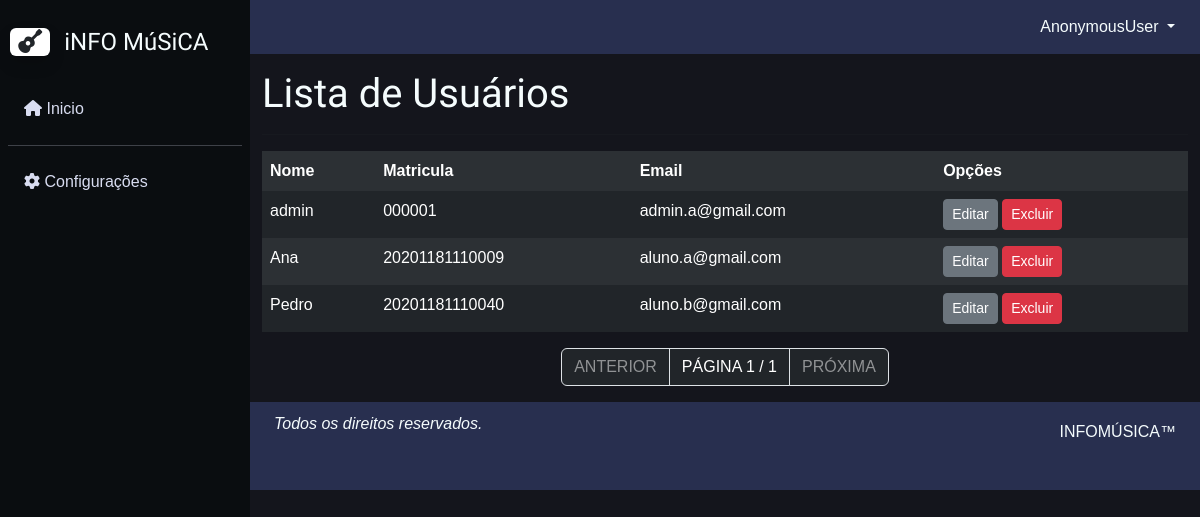
/listar-usuario/, run on the app's committed database.
### reserva/models.py (models this page shows, shortened)
class Perfil(models.Model):
    user = models.OneToOneField(User, on_delete=models.CASCADE)
    matricula = models.CharField(max_length=14)

### reserva/views.py (the view)
# urls.py: path('listar-usuario/', UsuarioList.as_view(), name = 'listar-usuario'),
class UsuarioList(GroupRequiredMixin, ListView):
    group_required = [u'Admin']
    login_url = reverse_lazy('login')
    model = Perfil
    template_name = 'lista/usuario.html'
    content_object_name = 'object_list'
    paginate_by = 7

### reserva/templates/lista/usuario.html (shortened to what this page needs)
{% extends 'modelo.html' %}
{% load static %}
{% block conteudo %}
<div class="container my-3">
    <h1>Lista de Usuários</h1>
    <hr>
    <div class="table-responsive">
        <table class="table table-striped table-dark table-hover table-borderless">
            <tr>
                <th>Nome</th>
                <th>Matricula</th>
                <th>Email</th>
                <th>Opções</th>
            </tr>
            {% for perfil in object_list %}
            <tr>
                <td>{{ perfil.user }}</td>
                <td>{{ perfil.matricula }}</td>
                <td>{{ perfil.user.email }}</td>
                <td>
                    <a
                        href="{% url 'editar-usuario' perfil.pk %}"
                        class="btn btn-secondary btn-sm"
                        title="Editar"> Editar</a>
                    <a
                        href="{% url 'excluir-usuario' perfil.pk %}"
                        class="btn btn-danger btn-sm"
                        title="Excluir"> Excluir</a>
                </td>
            </tr>
            {% empty %}
            <tr>
                <td colspan="3"> Não há Solicitações.</td>
            </tr>
            {% endfor %}
        </table>
    </div>
     <nav aria-label="Page navigation example">
        <ul class="pagination justify-content-center">
            {% if page_obj.has_previous %}
            <li class="page-item">
                <a class="page-link text-white bg-dark" href="?page={{ page_obj.previous_page_number }}">ANTERIOR</a>
            {%else%}
            <li class="page-item disabled">
                <a class="page-link text-white-50 bg-dark" href="#">ANTERIOR</a>
            {%endif%}
            </li>
          <li class="page-item disabled">
            <div class="page-link current text-white bg-dark">
                PÁGINA {{ page_obj.number }} / {{ page_obj.paginator.num_pages }}</div></li>
            {% if page_obj.has_next %}
            <li class="page-item">
                <a class="page-link text-white bg-dark" href="?page={{ page_obj.next_page_number }}">PRÓXIMA</a>
            {%else%}
            <li class="page-item disabled">
                <a class="page-link text-white-50 bg-dark" href="#">PRÓXIMA</a>
            {%endif%}
            </li>
        </ul>
      </nav>
</div>
{% endblock %}

### static/css/styles.css (style rules this page uses)
:root { --deep-color: #0a0d10; --main-color:#14151C ; --low-color:#282F4F; --mid-color: #45518A ; --secondary-color: #9EABE2 ; --primary-color: #D8DCF0; --contrast-color: #f5fcfd; }
* { box-sizing: border-box; padding: 0; margin: 0; }
body { display: flex; flex-direction: column; background-color: var(--main-color); font-family: "Trebuchet MS", Helvetica, sans-serif; }
a { color: var(--contrast-color); text-decoration: none; }
h1 { color: var(--contrast-color); font-family: 'Chelsea Market'; }

### data on the page
Perfil: user "admin", matricula "000001", user.email "admin.a@gmail.com"
Perfil: user "Ana", matricula "20201181110009", user.email "aluno.a@gmail.com"
Perfil: user "Pedro", matricula "20201181110040", user.email "aluno.b@gmail.com"

### other printed values
{{ request.user }} "AnonymousUser"
{{ page_obj.number }} "1"
{{ page_obj.paginator.num_pages }} "1"
